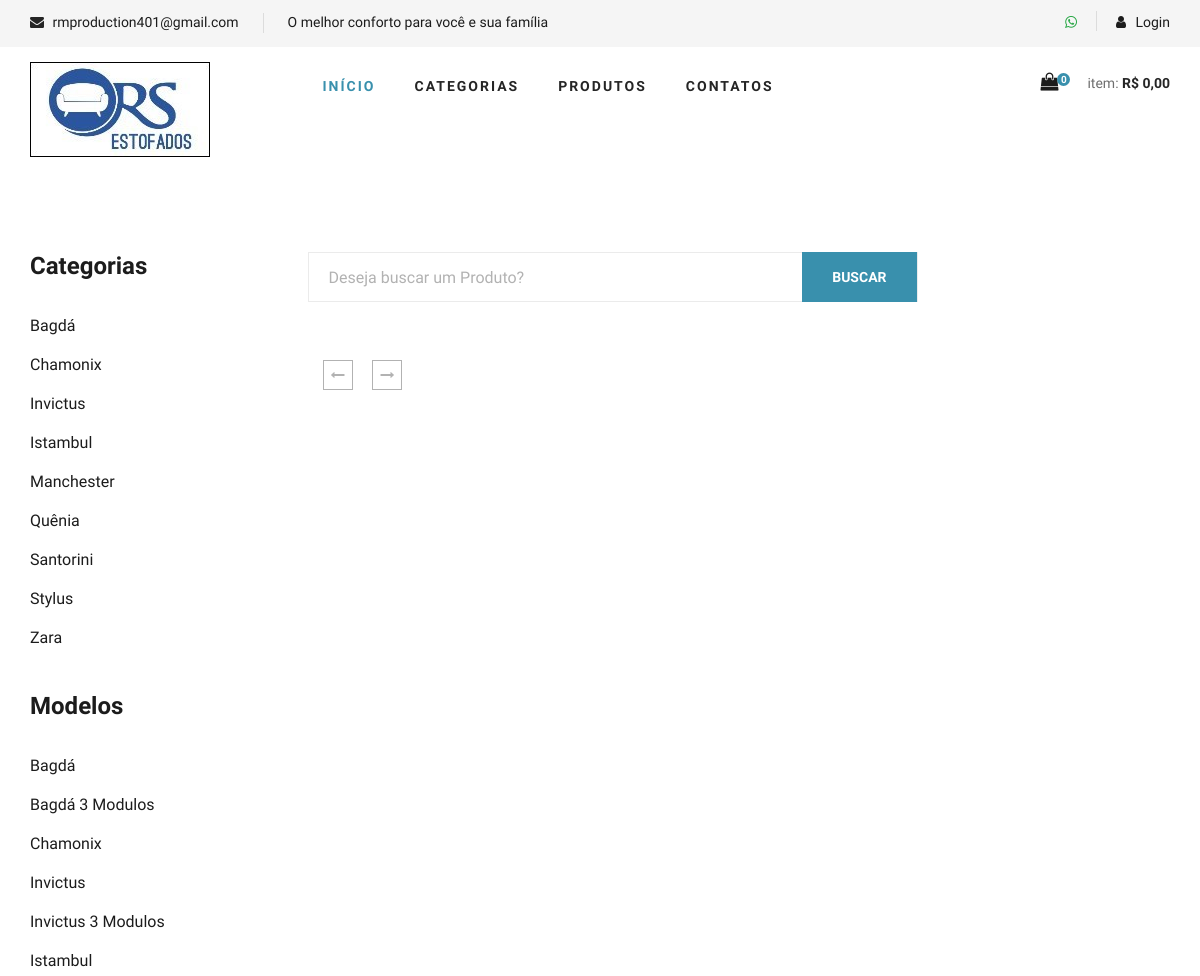
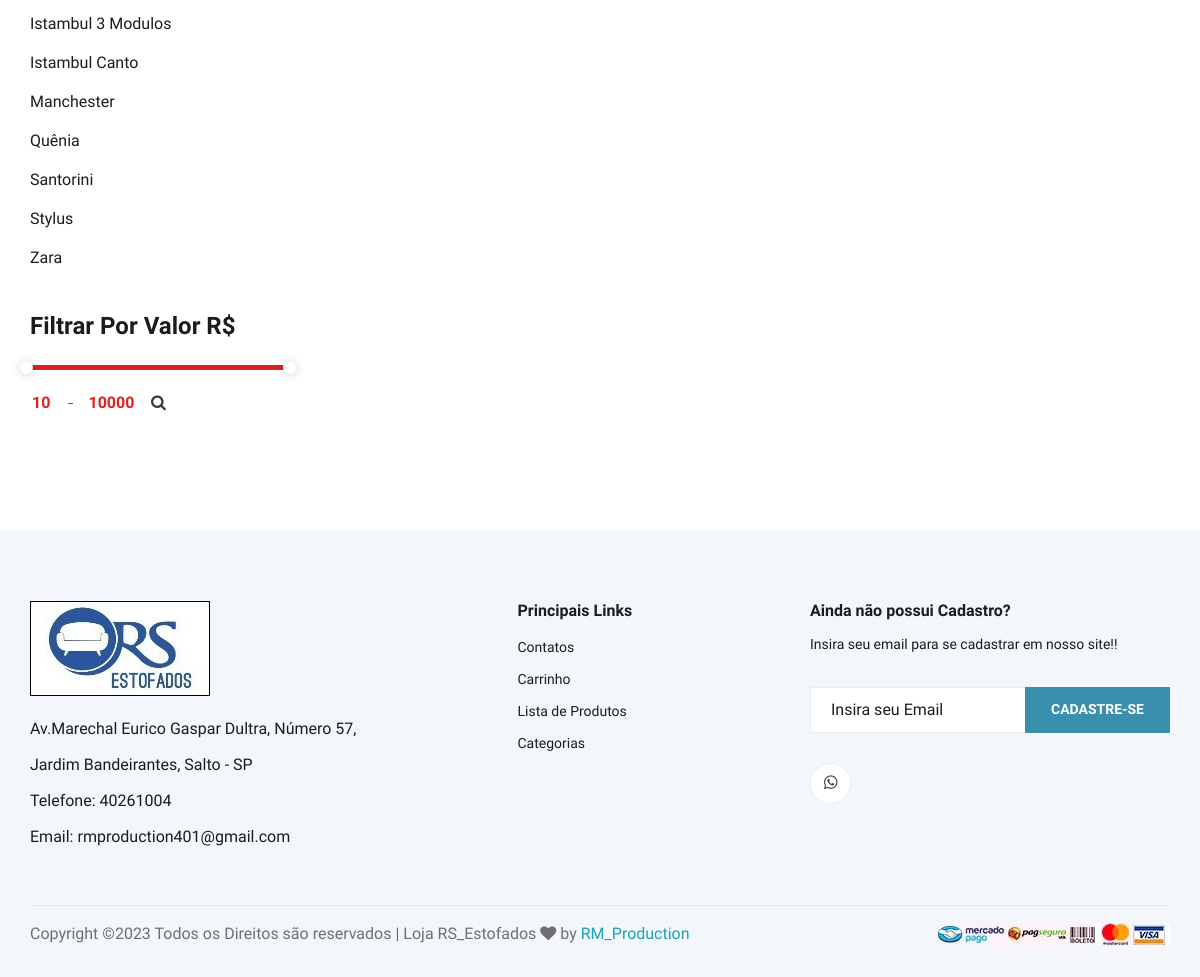
/lista-produtos.php, run on the app's committed database (2 pictures, top to bottom).
### tables this page shows
CREATE TABLE `categorias` (
  `id` int(11) NOT NULL AUTO_INCREMENT,
  `nome` varchar(50) NOT NULL,
  `nome_url` varchar(50) NOT NULL,
  `imagem` varchar(100) NOT NULL,
  PRIMARY KEY (`id`)
);

CREATE TABLE `sub_categorias` (
  `id` int(11) NOT NULL AUTO_INCREMENT,
  `nome` varchar(50) NOT NULL,
  `nome_url` varchar(50) NOT NULL,
  `imagem` varchar(100) NOT NULL,
  `id_categoria` int(11) NOT NULL,
  PRIMARY KEY (`id`)
);

### lista-produtos.php (the view, shortened to what this page needs)
<?php
require_once("cabecalho.php");
require_once("conexao.php");
?>
<?php
$nome_pag = 'lista-produtos.php';
?>
<?php
$subcategoria_get = @$_GET['nome'];
$query = $pdo->query("SELECT * FROM sub_categorias where nome_url = '$subcategoria_get' ");
$res = $query->fetchAll(PDO::FETCH_ASSOC);
$id_subcategoria = @$res[0]['id'];
 ?>
 <?php
$valor_inicial = @$_GET['valor-inicial'];
 ?>
<section class="product spad">
    <div class="container">
        <div class="row">
            <div class="col-lg-3 col-md-5">
                <div class="sidebar">
                    <div class="sidebar__item">
                        <h4>Categorias</h4>
                        <ul>
                            <?php
                            $query = $pdo->query("SELECT * FROM categorias order by nome asc ");
                            $res = $query->fetchAll(PDO::FETCH_ASSOC);
                            for ($i=0; $i < count($res); $i++) {
                              $nome = $res[$i]['nome'];
                              $nome_url = $res[$i]['nome_url'];
                              ?>
                              <li><a href="sub-categoria-de-<?php echo $nome_url ?>"><?php echo $nome ?></a></li>
                          <?php } ?>
                      </ul>
                  </div>
                  <div class="sidebar__item">
                    <h4>Modelos</h4>
                    <ul>
                        <?php
                        $query = $pdo->query("SELECT * FROM sub_categorias order by nome asc ");
                        $res = $query->fetchAll(PDO::FETCH_ASSOC);
                        for ($i=0; $i < count($res); $i++) {
                          $nome = $res[$i]['nome'];
                          $nome_url = $res[$i]['nome_url'];
                          ?>
                          <li><a href="produtos-<?php echo $nome_url ?>"><?php echo $nome ?></a></li>
                      <?php } ?>
                  </ul>
              </div>
               <div class="sidebar__item">
                    <h4>Filtrar Por Valor R$</h4>
                    <div class="price-range-wrap">
                        <div class="price-range ui-slider ui-corner-all ui-slider-horizontal ui-widget ui-widget-content"
                        data-min="10" data-max="10000">
                        <span tabindex="0" class="ui-slider-handle ui-corner-all ui-state-default"></span>
                        <span tabindex="0" class="ui-slider-handle ui-corner-all ui-state-default"></span>
                    </div>
                    <div class="range-slider">
                        <div class="price-input">
                            <form method="get" action="lista-produtos.php" name="form_valor">
                                <input type="text" name="valor-inicial" id="minamount">
                                <input type="text" name="valor-final" id="maxamount">
                                <a href="#" onclick="document.form_valor.submit(); return false;" class="text-dark">
                                    <i class="fa fa-search ml-2"></i>
                                </a>
                            </form>
                        </div>
                    </div>
                </div>
            </div>
    </div>
</div>
<div class="col-lg-9 col-md-7">
    <div class="row">
        <div class="hero__search__form mb-4">
            <form action="lista-produtos.php" method="GET">
                <input type="text" name="txtBuscar" placeholder="Deseja buscar um Produto?" value="<?php echo @$_GET['txtBuscar'] ?>">
                <button type="submit" class="site-btn">BUSCAR</button>
            </form>
        </div>
    </div>
<?php if(@$_GET['txtBuscar'] == "" and @$id_subcategoria == "" and @$valor_inicial == ""){ ?>
<div class="product__pagination">
                <a href="<?php echo $nome_pag ?>?pagina=0"><i class="fa fa-long-arrow-left"></i></a>
                <a href="<?php echo $nome_pag ?>?pagina=<?php echo $num_paginas - 1 ?>"><i class="fa fa-long-arrow-right"></i></a>
 </div>
<?php } ?>
</div>
</div>
</div>
</section>
<?php
require_once("rodape.php");
?>

### css/style.css (style rules this page uses)
html, body { height: 100%; font-family: "Cairo", sans-serif; -webkit-font-smoothing: antialiased; font-smoothing: antialiased; }
h1, h2, h3, h4, h5, h6 { margin: 0; color: #111111; font-weight: 400; font-family: "Cairo", sans-serif; }
h4 { font-size: 24px; }
ul, ol { padding: 0; margin: 0; }
.spad { padding-top: 100px; padding-bottom: 100px; }
.site-btn { font-size: 14px; color: #ffffff; font-weight: 800; text-transform: uppercase; display: inline-block; padding: 13px 30px 12px; background: #3990ad; border: none; }
.hero__search__form { width: 610px; height: 50px; border: 1px solid #ebebeb; position: relative; float: left; }
.hero__search__form form input { width: 70%; border: none; height: 48px; font-size: 16px; color: #b2b2b2; padding-left: 20px; }
.hero__search__form form input::placeholder { color: #b2b2b2; }
.hero__search__form form button { position: absolute; right: 0; top: -1px; height: 50px; }
.sidebar__item { margin-bottom: 35px; }
.sidebar__item h4 { color: #1c1c1c; font-weight: 700; margin-bottom: 25px; }
.sidebar__item ul li { list-style: none; }
.sidebar__item ul li a { font-size: 16px; color: #1c1c1c; line-height: 39px; display: block; }
.price-range-wrap .range-slider { margin-top: 20px; }
.price-range-wrap .range-slider .price-input { position: relative; }
.price-range-wrap .range-slider .price-input:after { position: absolute; left: 38px; top: 13px; height: 1px; width: 5px; background: #dd2222; content: ""; }
.price-range-wrap .range-slider .price-input input { font-size: 16px; color: #dd2222; font-weight: 700; max-width: 20%; border: none; display: inline-block; }
.price-range-wrap .price-range { border-radius: 0; }
.price-range-wrap .price-range.ui-widget-content { border: none; background: #ebebeb; height: 5px; }
.price-range-wrap .price-range.ui-widget-content .ui-slider-handle { height: 13px; width: 13px; border-radius: 50%; background: #ffffff; border: none; -webkit-box-shadow: 0px 1px 10px rgba(0, 0, 0, 0.2); box-shadow: 0px 1px 10px rgba(0, 0, 0, 0.2); outline: none; cursor: pointer; }
.product { padding-top: 80px; padding-bottom: 80px; }
.product__pagination, .blog__pagination { padding-top: 10px; }
.product__pagination a, .blog__pagination a { display: inline-block; width: 30px; height: 30px; border: 1px solid #b2b2b2; font-size: 14px; color: #b2b2b2; font-weight: 700; line-height: 28px; text-align: center; margin-right: 16px; -webkit-transition: all, 0.3s; -moz-transition: all, 0.3s; -ms-transition: all, 0.3s; -o-transition: all, 0.3s; transition: all, 0.3s; }
.product__pagination a:last-child, .blog__pagination a:last-child { margin-right: 0; }
@media only screen and (min-width: 1200px) { .container { max-width: 1170px; } }

### data on the page
categorias: nome "Bagdá"
categorias: nome "Chamonix"
categorias: nome "Invictus"
categorias: nome "Istambul"
categorias: nome "Manchester"
categorias: nome "Quênia"
categorias: nome "Santorini"
categorias: nome "Stylus"
categorias: nome "Zara"
sub_categorias: nome "Bagdá"
sub_categorias: nome "Bagdá 3 Modulos"
sub_categorias: nome "Chamonix"
sub_categorias: nome "Invictus"
sub_categorias: nome "Invictus 3 Modulos"
sub_categorias: nome "Istambul"
sub_categorias: nome "Istambul 3 Modulos"
sub_categorias: nome "Istambul Canto"
sub_categorias: nome "Manchester"
sub_categorias: nome "Quênia"
sub_categorias: nome "Santorini"
sub_categorias: nome "Stylus"
sub_categorias: nome "Zara"

### other printed values
$email "rmproduction401@gmail.com"
$texto_destaque "O melhor conforto para você e sua família"
$linhas "0"
$total_c "0,00"
$endereco_loja "Av.Marechal Eurico Gaspar Dultra, Número 57, Jardim Bandeirantes, Salto - SP"
$telefone "40261004"
